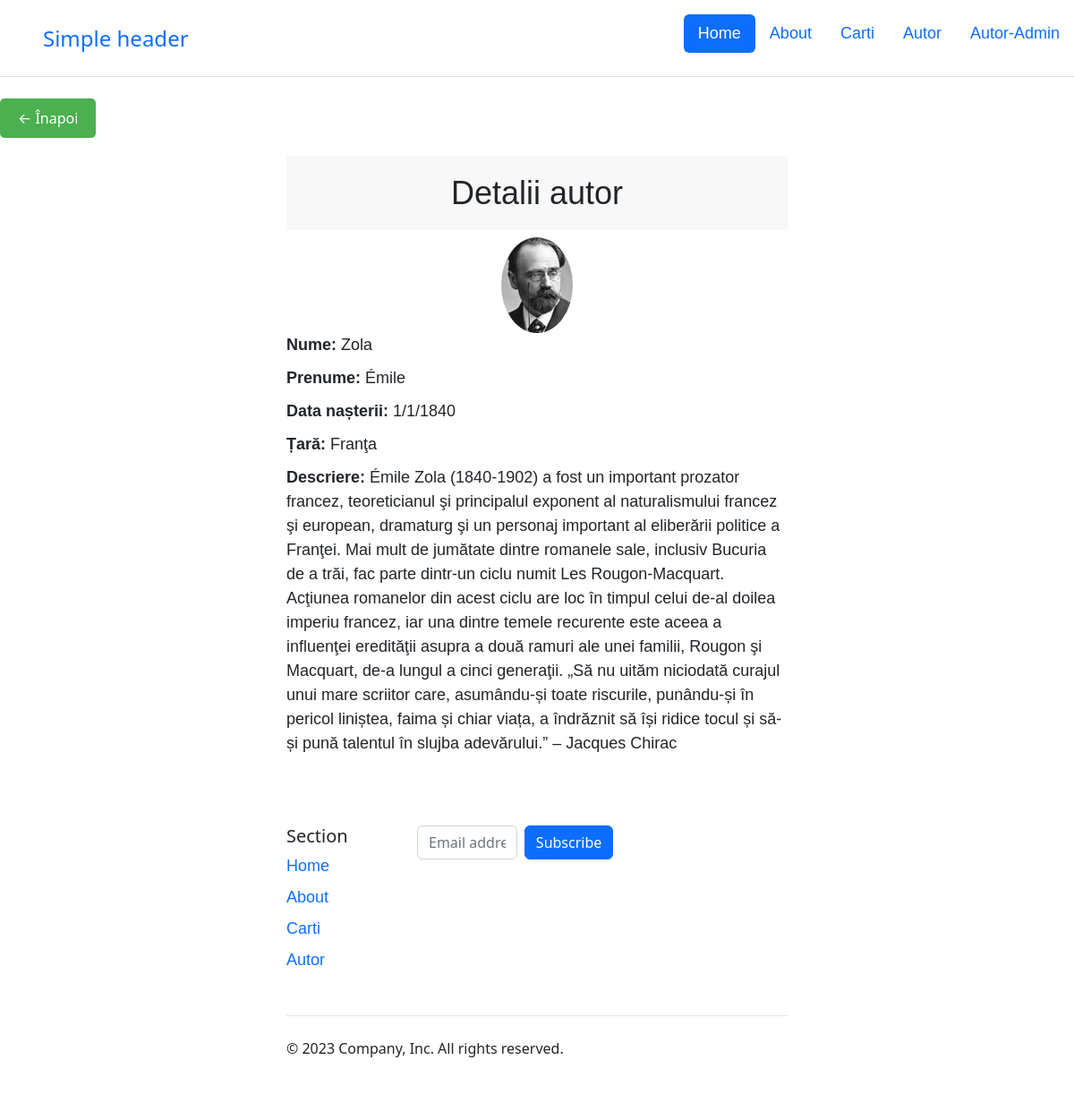
The page /autori/4 on the database its author committed.
### model.py (models this page shows, shortened)
class Autor(db.Model):
    id = db.Column(db.Integer, primary_key=True)
    nume = db.Column(db.String(300), nullable=False)
    prenume = db.Column(db.String(300), nullable=True)
    data_nasterii = db.Column(db.String(300), nullable=True)
    tara = db.Column(db.String(40), nullable=True)
    imagine = db.Column(db.String(255))
    descriere = db.Column(db.Text)

### app.py (the view)
@app.route('/autori/<int:id>')
def autor(id):
    autor = Autor.query.get_or_404(id)
    return render_template("autor/detalii.html", autor=autor)

### templates/autor/detalii.html (shortened to what this page needs)
{% extends 'base.html' %}
{% block head %}
<link rel="stylesheet" href="{{ url_for('static', filename='css/autor/detalii.css') }}">
{% endblock %}
{% block body %}
<div class="back-container">
    <a href="javascript:history.back()" class="sageata-inapoi">&#8592; Înapoi</a>
</div>
<div class="container">
  <h1>Detalii autor</h1>
  <div class="image-container">
 <img src="{{ url_for('static', filename='imagini_carte/' +autor.imagine) }}" alt="Imagine autor">
  </div>
  <ul>
    <li><strong>Nume:</strong> {{ autor.nume }}</li>
    <li><strong>Prenume:</strong> {{ autor.prenume }}</li>
    <li><strong>Data nașterii:</strong> {{ autor.data_nasterii }}</li>
    <li><strong>Țară:</strong> {{ autor.tara }}</li>
      <li><strong>Descriere:</strong> {{ autor.descriere }}</li>
  </ul>
</div>
{% endblock %}

### static/css/autor/detalii.css (style rules this page uses)
h1 { background-color: #f8f8f8; padding: 20px; font-family: Arial, sans-serif; font-size: 36px; text-align: center; }
ul { list-style: none; margin: 0; padding: 0; }
li { font-family: Arial, sans-serif; font-size: 18px; margin-bottom: 10px; }
.sageata-inapoi { display: inline-block; background-color: #4CAF50; color: #fff; padding: 10px 20px; text-decoration: none; border-radius: 5px; transition: background-color 0.3s ease; }
.container { max-width: 600px; margin: 0 auto; padding: 20px; }
h1 { animation: fadeIn 1s ease; }
.image-container { text-align: center; }
.image-container img { display: inline-block; max-width: 100%; height: auto; margin: 0 auto; border-radius: 50%; }
.image-container { display: flex; justify-content: center; }
.image-container img { max-width: 100%; max-height: 200px; object-fit: contain; }

### rows shown on the page
Autor: imagine (picture), nume "Zola", prenume "Émile", data_nasterii "1/1/1840", tara "Franţa", descriere "Émile Zola (1840-1902) a fost un important prozator francez, teoreticianul şi principalul exponent al naturalismului francez şi european, dramaturg şi un personaj important al eliberării politice a Franţei. Mai mult de jumătate dintre romanele sale, inclusiv Bucuria de a trăi, fac parte dintr-un ciclu numit Les Rougon-Macquart. Acţiunea romanelor din acest ciclu are loc în timpul celui de-al doilea imperiu francez, iar una dintre temele recurente este aceea a influenţei eredităţii asupra a două ramuri ale unei familii, Rougon şi Macquart, de-a lungul a cinci generaţii. „Să nu uităm niciodată curajul unui mare scriitor care, asumându-și toate riscurile, punându-și în pericol liniștea, faima…"
